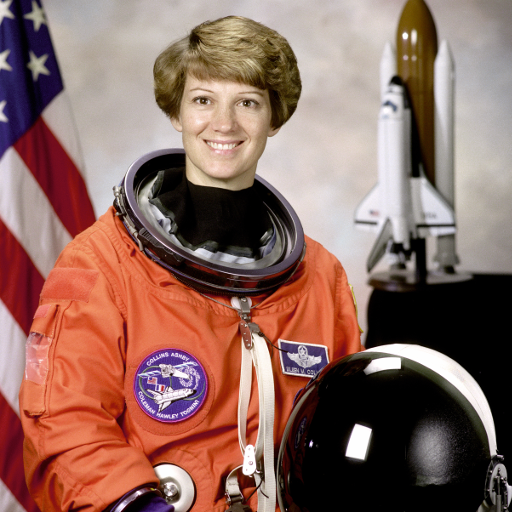
#> input picture skimage.data.astronaut(), 512 x 512 px
$ python Intro_Tensores_II.py
#> lines starting #> are read from the running program, lines starting #| are printed output that depends on the picture
#!/usr/bin/env python
# coding: utf-8

# # <span style="color:#F72585"><center>Tensores</center></span>

# <center>Introducción</center>

# <figure>
# <center>
# <img src="producto_tensorial.png" width="600" height="300" />
# </center>
# </figure>
#
# Fuente: Alvaro Montenegro

# ## <span style="color:#4361EE">Referencias</span>

# 1. [Alvaro Montenegro y Daniel Montenegro, Inteligencia Artificial y Aprendizaje Profundo, 2021](https://github.com/AprendizajeProfundo/Diplomado)
# 1. [Alvaro Montenegro, Daniel Montenegro y Oleg Jarma, Inteligencia Artificial y Aprendizaje Profundo Avanzado, 2022](https://github.com/AprendizajeProfundo/Diplomado-Avanzado)

# ## <span style="color:#4361EE">Introducción</span>

# En esta lección aprenderemos los conceptos básicos de tensores y como los usamos para manipular imágenes usando tensores.

# ## <span style="color:#4361EE">Tensor</span>

# Un tensor es un concepto matemático que generaliza los conceptos de escalares, vectores y matrices.

# <figure>
# <center>
# <img src="../Imagenes/tensores.png" width="600" height="300" />
# </center>
# </figure>
#
# Fuente: Alvaro Montenegro

# En términos muy simples, un tensor es un objeto dinámico (*matemáticamente diríamos que es una función entre espacios vectoriales*) que vive dentro de una estructura.
#
# Pero no vamos a hacer un tratado matemático aquí.
#
# Lo importante en esta clase es entender que en realidad, escalares, vectores, matrices pueden verse como tensores fijos y eso será suficiente para lo que sigue.

# ## <span style="color:#4361EE">Rango</span>

# Diremos que los escalares tienen rango (*shape*) 0, los vectores tiene rango 1, las matrices rango 2 y el tensor de la derecha rango 3.
#
# El rango corresponde al número de índices que se requiere para identificar de manera única a cada elemento del tensor.
#
# Observe que por ejemplo, en el último tensor, requiere (fila, columna, cajón).
#
# También podría ser (cajón, fila, columna).

# ## <span style="color:#4361EE">Redes Neuronales</span>

# La siguiente imagen muestra el estado en un instante de una una parte oculta de una red  neuronal profunda.

# <figure>
# <center>
# <img src="../Imagenes/fragmento_red.png" width="500" height="300" />
# </center>
# </figure>
#
# Fuente: Alvaro Montenegro

# El proceso puede modelarse en forma simplificada usando matrices y vectores como se ve a continuación.

# $$
# W_{12}L_1 = L2 \to \begin{pmatrix} -1 & 0.4 & 1.5\\ 0.8 & 0.5 & 0.75 \\ 0.2 & -0.3  & 1\\ \end{pmatrix}\begin{pmatrix} 2.5\\ 4  \\ 1.2 \end{pmatrix} = \begin{pmatrix} 0.9\\ 4.9 \\ 0.5 \end{pmatrix}
# $$

# Observe por ejemplo que $$-1\times 2.5 + 0.4\times 4  + 1.5\times 1.2 = 0.9$$

# En la fase de entrenamiento de la red neuronal, los pesos de la matriz se van modificando hasta que se encuentra un óptimo local. Este proceso ocurre en toda la estructura de la red.
#
# Por lo que no parece extraño que las GPU y las  TPU pasen todo el tiempo haciendo operaciones de este tipo, que al final se reduce a sumas y multiplicaciones.
#
# Por otro lado, lo que ocurre es que los objetos que se procesan no necesariamente son vectores como en el ejemplo, y esto lleva a la necesidad de generalizar los conceptos.
#

# ## <span style="color:#4361EE">Producto tensorial</span>

# La operación más ejecutada en aprendizaje profundo es el producto tensorial.
#
# Vamos a suponer que cada elemento en los tensores de rango 3 se indexan mediante coordenadas (fila, columna, profundidad) y que los tensores de rango 2 se indexan como (fila, columna).
#
# La siguiente imagen ilustra la forma de un producto tensorial.
#
# - A la izquierda (azul) se tiene un tensor de tamaño digamos $n \times p \times s$.
#
# - El tensor que está operando en el centro (rosa) es  de tamaño $p \times r$. Este actúa operando en este caso sobre cada capa del tensor de la izquierda haciendo un producto usual de matrices.
#
# - Por lo que el tensor resultante (verde) a la derecha tiene tamaño $n \times r \times s$
#
#

# <figure>
# <center>
# <img src="../Imagenes/producto_tensorial.png" width="600" height="300" />
# </center>
# </figure>
#
# Fuente: Alvaro Montenegro

# ## <span style="color:#4361EE">Explicación del producto</span>

# La explicación del proceso es la siguiente:
#
# Cada capa frontal del tensor azul es multiplica por el tensor rosa y el resultado es colocando como una capa frontal en el tensor resultante (verde).
#
# Cada multiplicación es entre dos matrices (azul * rosa) y el resultado es una matriz (verde).
#
# Cada multiplicación de matrices se hace por la fórmula fila (matriz azul) * columna (matriz rosa)
#
# Vamos por ejemplo a suponer que una capa roja es $ azul  = \begin{pmatrix} 1 & 2 & 1\\ 3 & 4 & 1 \\ 4 & 5  & 0\\ \end{pmatrix}$, $rosa = \begin{pmatrix} 5 & 10\\ 20 & 30 \\ 4 & 1\end{pmatrix}$
#
# Entonces se tiene que
#
# $$
# azul \times rosa = \begin{pmatrix} 1 & 2 & 1\\ 3 & 4 & 1 \\ 4 & 5 & 0\\ \end{pmatrix} \times \begin{pmatrix} 5 & 10\\ 20 & 30\\ 4 & 1\end{pmatrix} = \begin{pmatrix} 1\times 5 + 2 \times 20 +  1 \times 4 & 1 \times 10 + 2\times 30 + 1\times 1
# \\ 3\times 5 + 4 \times 20 + 1 \times 4 & 3 \times 10 + 4 \times 30 + 1 \times 1
# \\ 4\times 5 + 5 \times 20 + 0 \times 4 & 4 \times 10 + 5 \times 30 + 0 \times 1\end{pmatrix} = turquesa
# $$

# ## <span style="color:#4361EE">Imágenes a color</span>

# De manera clásica una imagen a color está compuesta de tres colores primarios: rojo (*Red*), verde (*Green*) y azul (*Blue*). Para generar una imagen a color un computador maneja tres planos de color, los cuales son controlados desde tensores tridimensionales. Considere el siguiente ejemplo.

# <figure>
# <center>
# <img src="../Imagenes/zeus_2.png" width="600" height="300" />
# </center>
# </figure>
#
# Fuente: Alvaro Montenegro

# Cada pixel (*punto*) de la imagen es representado por una valor numérico en el rango de 0 a 255, o en rango de valores reales entre cero y 1.

# ## <span style="color:#4361EE">Construcción aleatoria de una imagen</span>

# Considere el siguiente código Python.

# In[1]:


import numpy as np
I=np.random.randint(0,255,size=(3,10,10))
print(I)


# Este tensor representa una imagen de tamaño $10 \times 10$. Son tres planos de color $10 \times 10$.
#
# Observe que la primera dimensión corresponde a cada plano de color y las restantes dos dimensiones a las intensidades de cada color para cada punto.
#
# Renderizar (dibujar en este caso), nos lleva a la siguiente imagen.

# In[2]:


# conda install -c conda-forge matplotlib
import matplotlib.pyplot as plt

plt.imshow(I.T)
plt.show()


# Observe que

# In[3]:


(I.T).shape


# Porque Python maneja las imágenes en este formato: Fila, columna y plano de color.

# ## <span style="color:#4361EE">Imagen real</span>

# Vamos a trabajar ahora con una imagen real.

# In[4]:


import numpy as np
import matplotlib.pyplot as plt

# conda install -c anaconda scikit-image
from skimage import data
from skimage.color import rgb2gray

original = data.astronaut()
#> original is the input picture: shape (512, 512, 3); mean R, G, B 141.6, 105.8, 96.5
grayscale = rgb2gray(original)
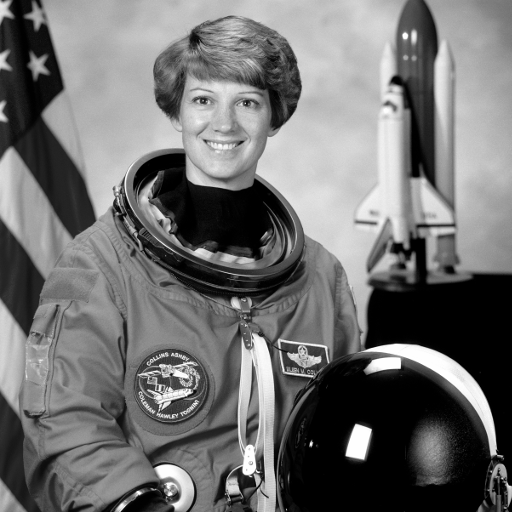
#> grayscale: shape (512, 512) float64; min 0, max 1, mean 0.442

fig, axes = plt.subplots(1, 2, figsize=(8, 4))
ax = axes.ravel()

ax[0].imshow(original)
ax[0].set_title("Original")
ax[1].imshow(grayscale, cmap=plt.cm.gray)
ax[1].set_title("Grayscale")

fig.tight_layout()
plt.show()


# In[5]:


Idata=np.array(grayscale)
print("\nLa imagen tiene forma: ",Idata.shape,"\n")
#| La imagen tiene forma:  (512, 512)
print(Idata)
#> (printed output is left out)


# ## <span style="color:#4361EE">Planos de color</span>

# In[6]:


Idata = np.array(original)
print("\nLa imagen tiene forma: ",Idata.shape,"\n")
#| La imagen tiene forma:  (512, 512, 3)
print("\nEscala de Rojos:\n\n",Idata[:511,:511,0],"\n")
#> (printed output is left out)
print("\nEscala de Verdes:\n\n",Idata[:511,:511,1],"\n")
#> (printed output is left out)
print("\nEscala de Azules:\n\n",Idata[:511,:511,2],"\n")
#> (printed output is left out)


# In[7]:


fig, (ax1, ax2,ax3) = plt.subplots(1, 3,figsize=(15,15))

ax1.imshow(Idata[:,:,0],cmap="Reds")
ax1.set_xlabel('Red')
ax2.imshow(Idata[:,:,1],cmap="Greens")
ax2.set_xlabel('Green')
ax3.imshow(Idata[:,:,2],cmap="Blues")
ax3.set_xlabel('Blue')
plt.show()


# ## <span style="color:#4361EE">Manipulación  de imágenes</span>

# ### <span style="color:#4CC9F0">Intercambia dos planos de color</span>

# In[8]:


import numpy as np
import matplotlib.pyplot as plt

from skimage import data
from skimage.color import rgb2gray

original = data.astronaut()

Idata_m = Idata
Idata_m[:,:,0], Idata_m[:,:,2] = Idata_m[:,:,2], Idata_m[:,:,0]

fig, axes = plt.subplots(1, 2, figsize=(8, 4))
ax = axes.ravel()

ax[0].imshow(original)
ax[0].set_title("Original")
ax[1].imshow(Idata_m)
ax[1].set_title("Modificada")

fig.tight_layout()
plt.show()


# ### <span style="color:#4CC9F0">Suma una constante a la imagen</span>

# In[9]:


fig, axes = plt.subplots(1, 2, figsize=(8, 4))
ax = axes.ravel()

k = 10
ax[0].imshow(original)
ax[0].set_title("Original")
ax[1].imshow(original + k)
ax[1].set_title("Modificada")

fig.tight_layout()
plt.show()


# In[10]:


fig, axes = plt.subplots(1, 2, figsize=(8, 4))
ax = axes.ravel()

k = 2
ax[0].imshow(original)
ax[0].set_title("Original")
ax[1].imshow(original //k)
ax[1].set_title("Modificada")

fig.tight_layout()
plt.show()
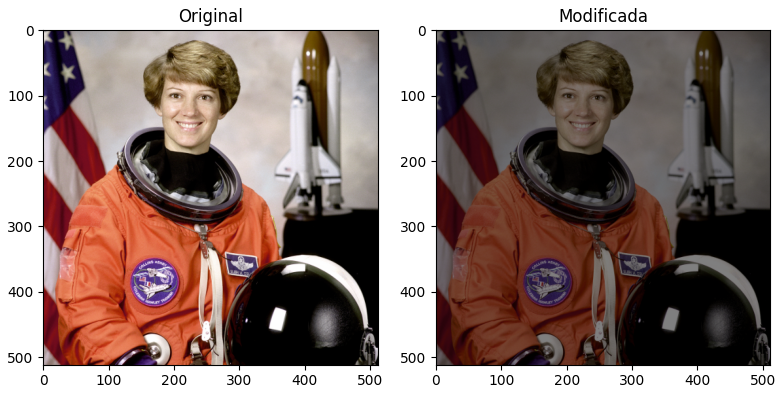
#> figure drawn by matplotlib, 2 panels


# In[11]:


Idata_m = Idata

Idata_m[:,:,0 ]=0
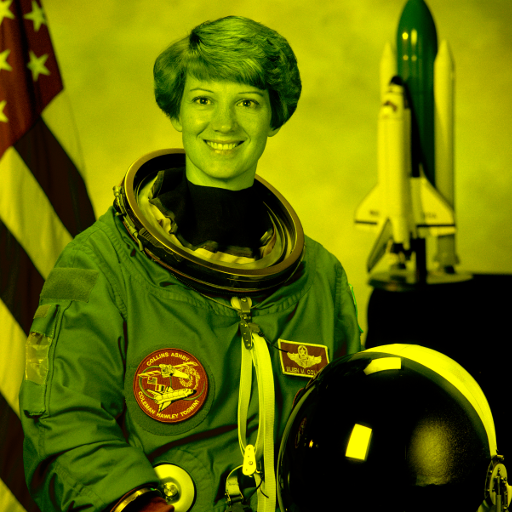
#> Idata_m: shape (512, 512, 3); mean B, G, R 0, 105.8, 96.5

fig, axes = plt.subplots(1, 2, figsize=(8, 4))
ax = axes.ravel()

ax[0].imshow(original)
ax[0].set_title("Original")
ax[1].imshow(Idata_m)
ax[1].set_title("Modificada")

fig.tight_layout()
plt.show()
#> figure, not shown here; B, G, R data is drawn as R, G, B


# In[12]:


Idata


# In[13]:


fig, axes = plt.subplots(1, 2, figsize=(8, 4))
ax = axes.ravel()
ax[0].imshow(original)
ax[0].set_title("Original")
ax[1].imshow(255 - Idata)
ax[1].set_title("Modificada")

fig.tight_layout()
plt.show()
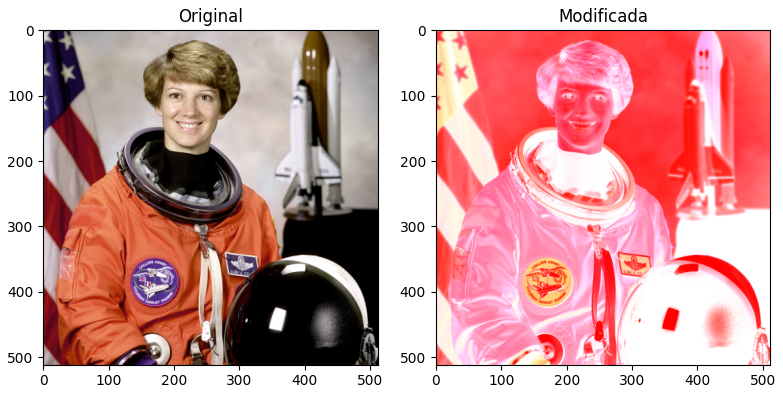
#> figure drawn by matplotlib, 2 panels


# ## <span style="color:#4361EE">Colocar dos imagenes en un tensor</span>

# Esta es una forma para organizar conjuntos de imágenes en un único tensor

# In[14]:


original= np.expand_dims(original,axis=0)


# In[15]:


original.shape


# In[16]:


Idata_m= np.expand_dims(Idata_m,axis=0)


# In[17]:


images = np.concatenate((original, Idata_m),axis=0)


# In[18]:


images.shape


# In[19]:


fig, axes = plt.subplots(1, 2, figsize=(8, 4))
ax = axes.ravel()
ax[0].imshow(images[0])
ax[0].set_title("Original")
ax[1].imshow(images[1])
ax[1].set_title("Modificada")

fig.tight_layout()
plt.show()


# ## <span style="color:#4361EE">Trasformaciones afines</span>

# En este ejemplo usaremos la librería OpenCV.
#
# Esta es la imagen original tomada de [omes-va.com](https://omes-va.com/trasladar-rotar-escalar-recortar-una-imagen-opencv/). Código tomado del mismo sitio.

# In[20]:


import numpy as np
import cv2
image = cv2.imread('../Imagenes/ave.jpeg')
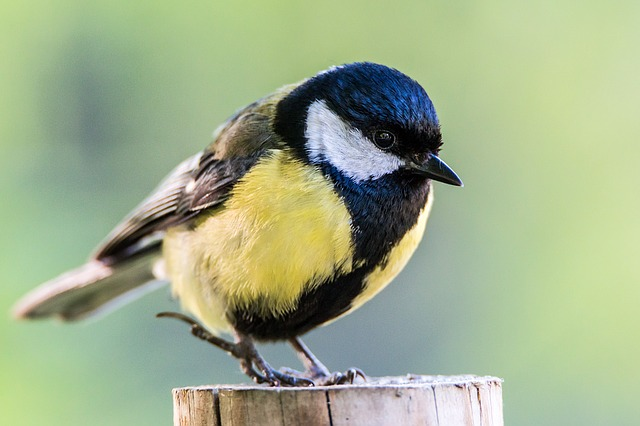
#> input picture prueba_1/prueba_1/Imagenes/ave.jpeg, 640 x 426 px, found by its file name
#> image is the input picture: shape (426, 640, 3); mean B, G, R 139.9, 174.4, 159.9
cv2.imshow('Imagen de entrada',image)
cv2.waitKey(0)
cv2.destroyAllWindows()
#Voy aquí


# ## <span style="color:#4361EE">Translación</span>

# $$
# M =\begin{pmatrix} 1 & 0 & Tx\\
# 0 & 1 & Ty
# \end{pmatrix}
# $$
#
# - Tx, representa el desplazamiento en x.
#
# - Ty, representa el desplazamiento en y.
#
#

# In[ ]:


# Translación
ancho = image.shape[1] #columnas
#> ancho = 640
alto = image.shape[0] # filas
#> alto = 426
# Traslación
M = np.float32([[1,0,100],[0,1,150]])
imageOut = cv2.warpAffine(image,M,(ancho,alto))
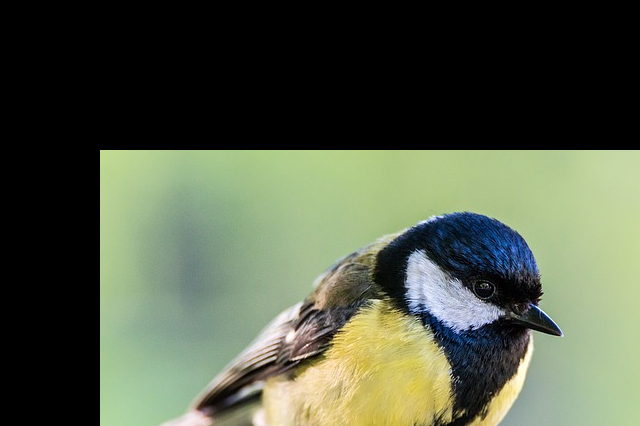
#> imageOut: shape (426, 640, 3); mean B, G, R 71.3, 90.9, 82.9
cv2.imshow('Imagen de entrada',image)
cv2.imshow('Imagen de salida',imageOut)
cv2.waitKey(0)
cv2.destroyAllWindows()


# ## <span style="color:#4361EE">Rotación</span>

# $$
# M =\begin{pmatrix} \cos \theta & -\sin \theta & 0\\
# \cos \theta & \sin \theta & 1\\
# 0 & 0  & 1
# \end{pmatrix}
# $$
#
# - $\theta$ representa el ángulo de rotación. En este ejemplo $\theta = \pi/4$ 0 lo que es lo mismo $45^o$.

# In[ ]:


# rotación
ancho = image.shape[1] #columnas
alto = image.shape[0] # filas

M = cv2.getRotationMatrix2D((ancho//2,alto//2),15,1)
imageOut = cv2.warpAffine(image,M,(ancho,alto))
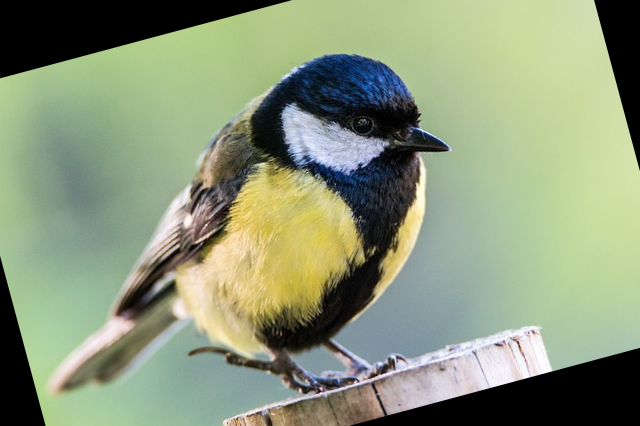
#> imageOut: shape (426, 640, 3); mean B, G, R 122.5, 151.2, 139.1
cv2.imshow('Imagen de entrada',image)
cv2.imshow('Imagen de salida',imageOut)
cv2.waitKey(0)
cv2.destroyAllWindows()


# In[ ]:


image.shape
